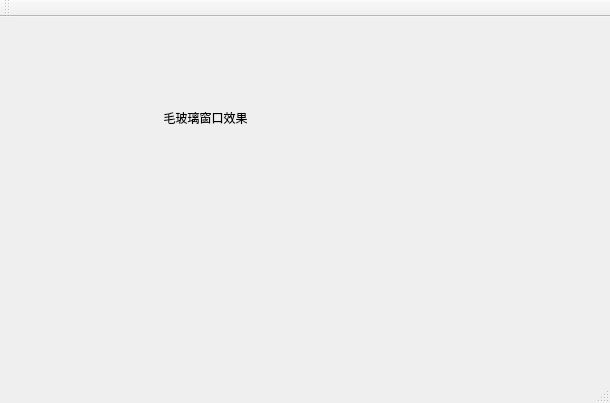
<?xml version="1.0" encoding="UTF-8"?>
<ui version="4.0">
 <class>MainWindow</class>
 <widget class="QMainWindow" name="MainWindow">
  <property name="geometry">
   <rect>
    <x>0</x>
    <y>0</y>
    <width>610</width>
    <height>403</height>
   </rect>
  </property>
  <property name="windowTitle">
   <string>MainWindow</string>
  </property>
  <widget class="QWidget" name="centralWidget">
   <widget class="QLabel" name="label">
    <property name="geometry">
     <rect>
      <x>140</x>
      <y>80</y>
      <width>131</width>
      <height>41</height>
     </rect>
    </property>
    <property name="text">
     <string>毛玻璃窗口效果</string>
    </property>
    <property name="alignment">
     <set>Qt::AlignCenter</set>
    </property>
   </widget>
  </widget>
  <widget class="QMenuBar" name="menuBar">
   <property name="geometry">
    <rect>
     <x>0</x>
     <y>0</y>
     <width>610</width>
     <height>26</height>
    </rect>
   </property>
  </widget>
  <widget class="QToolBar" name="mainToolBar">
   <attribute name="toolBarArea">
    <enum>TopToolBarArea</enum>
   </attribute>
   <attribute name="toolBarBreak">
    <bool>false</bool>
   </attribute>
  </widget>
  <widget class="QStatusBar" name="statusBar"/>
 </widget>
 <layoutdefault spacing="6" margin="11"/>
 <resources/>
 <connections/>
</ui>
